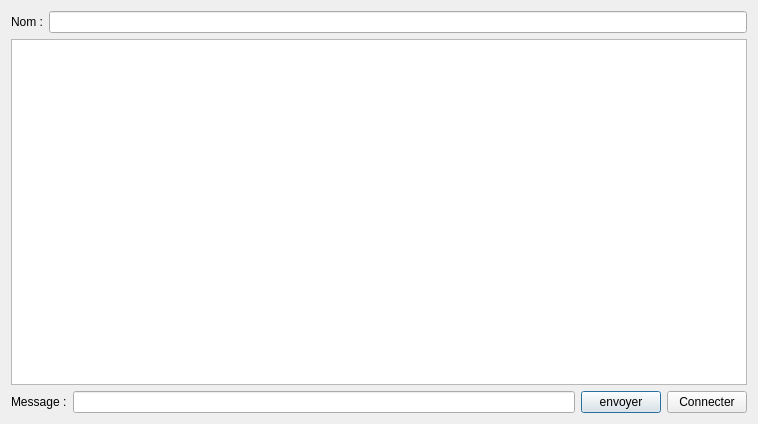
<?xml version="1.0" encoding="UTF-8"?>
<ui version="4.0">
 <class>MessengerClient</class>
 <widget class="QDialog" name="MessengerClient">
  <property name="geometry">
   <rect>
    <x>0</x>
    <y>0</y>
    <width>758</width>
    <height>424</height>
   </rect>
  </property>
  <property name="windowTitle">
   <string>Dialog</string>
  </property>
  <layout class="QVBoxLayout" name="verticalLayout">
   <item>
    <layout class="QHBoxLayout" name="horizontalLayout_2">
     <item>
      <widget class="QLabel" name="label">
       <property name="text">
        <string>Nom :</string>
       </property>
      </widget>
     </item>
     <item>
      <widget class="QLineEdit" name="NomAgent"/>
     </item>
    </layout>
   </item>
   <item>
    <widget class="QTextEdit" name="textEdit"/>
   </item>
   <item>
    <layout class="QHBoxLayout" name="horizontalLayout">
     <item>
      <widget class="QLabel" name="label_2">
       <property name="text">
        <string>Message :</string>
       </property>
      </widget>
     </item>
     <item>
      <widget class="QLineEdit" name="Message"/>
     </item>
     <item>
      <widget class="QPushButton" name="Envoyer">
       <property name="text">
        <string>envoyer</string>
       </property>
      </widget>
     </item>
     <item>
      <widget class="QPushButton" name="Bind">
       <property name="text">
        <string>Connecter</string>
       </property>
      </widget>
     </item>
    </layout>
   </item>
  </layout>
 </widget>
 <resources/>
 <connections/>
</ui>
